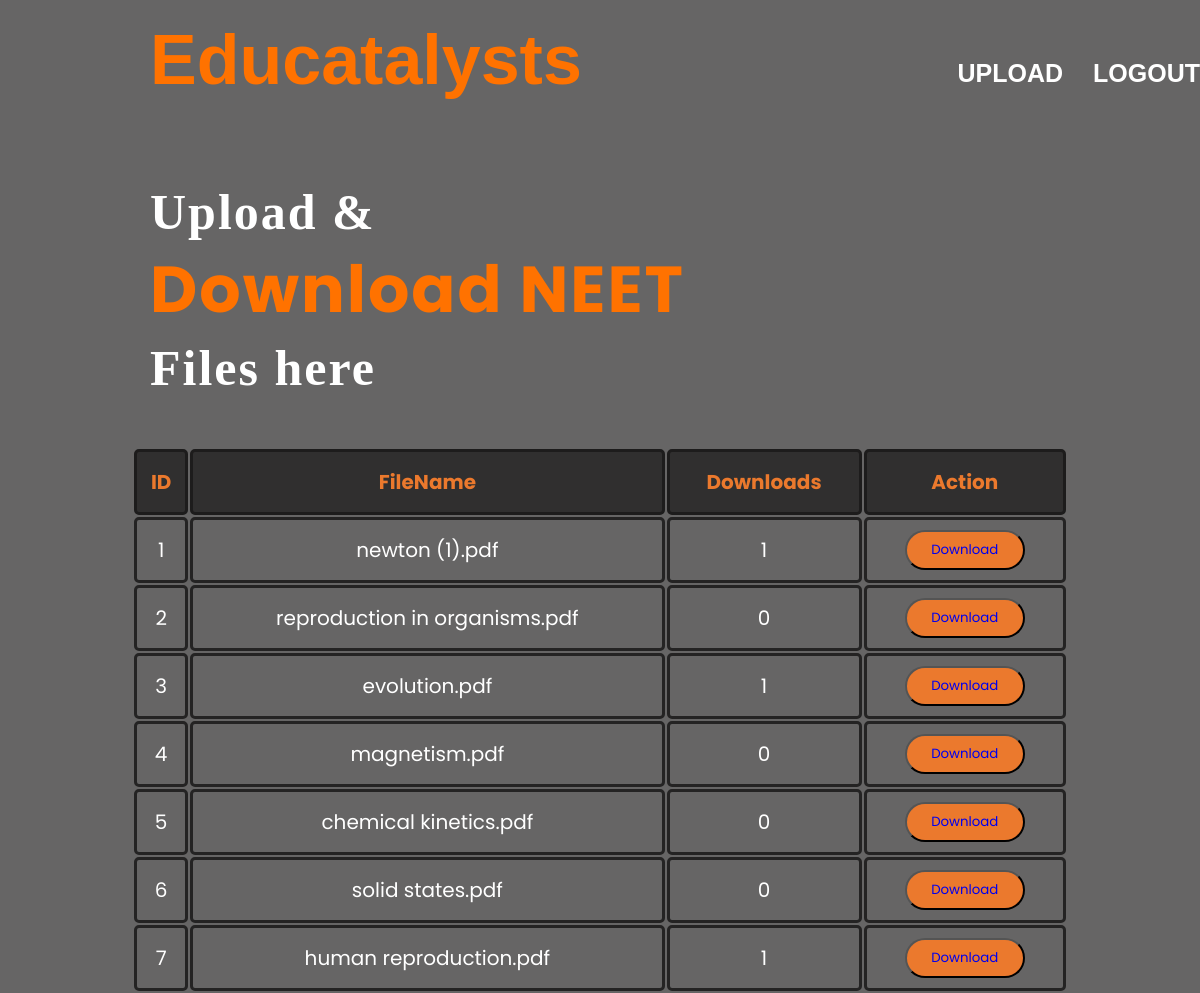
The page /neet_notes_user_dwnld.php on the database its author committed.
### tables this page shows
CREATE TABLE `neetnotes` (
  `id` int(11) NOT NULL,
  `filename` varchar(255) NOT NULL,
  `size` int(11) NOT NULL,
  `downloads` int(11) NOT NULL
);

### neet_notes_user_db.php (called while the page is built, shortened)
<?php
$conn = mysqli_connect("localhost","root","","userreg");
$sql = "SELECT * FROM neetnotes";
$result = mysqli_query($conn,$sql);
$files = mysqli_fetch_all($result,MYSQLI_ASSOC);
?>

### neet_notes_user_dwnld.php (the view, shortened to what this page needs)
<?php include 'neet_notes_user_db.php'; ?>
<!DOCTYPE html>
<html lang="en">
<head>
    <link rel="stylesheet" type="text/css" href="downloadstyle.css">
    <link rel="stylesheet" href="sidebar_left.css">
</head>
<body>
<div class="main_box">
    <div class="btn_one">
      <label for="check">
        <i class="fas fa-bars"></i>
      </label>
    </div>
    <div class="main">
        <div class="navbar">
            <div class="icon">
                <h2 class="logo">Educatalysts</h2>
            </div>
            <div class="menu">
                <ul class="navbar-2">
                    <li><a href="neet_notes_user_upload.php">UPLOAD</a></li>
                    <li><a href="logout.php">LOGOUT</a></li>
                </ul>
            </div>
        </div>
        <div class="content">
            <h1>Upload & <br><span>Download NEET</span> <br>Files here</h1>
  <div class=row>
     <table>
          <thead>
            <th>ID</th>
            <th>FileName</th>
            <th>Downloads</th>
            <th>Action</th>
          </thead>
         <tbody>
              <?php foreach($files as $file): ?>
                 <tr>
                     <td><?php echo $file['id'];?></td>
                     <td><?php echo $file['filename'];?></td>
                     <td><?php echo $file['downloads'];?></td>
                     <td>
                         <a style="text-decoration:none;" href="neet_notes_user_dwnld.php?file_id=<?php echo $file['id']?>"><button class="download_button">Download</a></button>
                     </td>
                 </tr>
                    <?php endforeach ;?>
         </tbody>
              </table>
  </div>
        </div>
      </div>
    </div>
</body>
</html>

### downloadstyle.css (style rules this page uses)
* { margin: 0; padding: 0; }
body { background-color: rgb(102, 101, 101); }
.main { width: 100%; background-color: rgb(102, 101, 101); background-position: center; background-size: cover; height: 100%; }
.navbar { width: 1200px; height: 75px; margin: auto; }
.icon { width: 200px; float: left; height: 70px; }
.logo { color: #ff7200; font-size: 70px; font-family: Arial; padding-left: 150px; float: left; padding-top: 15px; margin-top: 5px }
.menu { width: 400px; float: right; height: 70px; }
.navbar-2 { float: right; display: flex; justify-content: center; align-items: center; }
.navbar-2 li { list-style: none; margin-left: 30px; margin-top: 50px; font-size: 30px; }
.navbar-2 li a { text-decoration: none; color: #fff; font-size: 25px; font-family: Arial; font-weight: bold; transition: 0.4s ease-in-out; }
.content { width: 1200px; height: auto; margin: auto; color: #fff; position: relative; }
.content h1 { font-family: 'Times New Roman'; font-size: 50px; padding-left: 150px; margin-top: 9%; letter-spacing: 2px; }
.content span { color: #ff7200; font-size: 65px }
::placeholder { color: #fff; font-family: Arial; }
.download_button { height: 40px; width: 120px; border-radius: 25px; background-color: rgb(235, 121, 45); text-decoration: none; }
table { width: 78%; border-collapse: separate; margin: 100px auto; margin-top: 50px; text-align: center; }
table th { color: rgb(235, 121, 45); background-color: rgba(36, 34, 34, 0.8); border-color: rgba(29, 28, 28, 1); }
th, td { height: 50px; vertical-align: center; border: 2px solid rgba(29, 28, 28, 0.9); text-align: center; font-size: 20px; border-radius: 5px; border-width: 3px; padding: 5px; }

### sidebar_left.css (style rules this page uses)
* { margin: 0; padding: 0; font-family: 'Poppins', sans-serif; }
.main_box { position: absolute; height: 100vh; width: 100%; }
.main_box .btn_one i { color: #fff; font-size: 30px; font-weight: 700; position: absolute; left : 16px; line-height: 60px; cursor: pointer; opacity: 1; transition: all 0.3s linear; }

### rows shown on the page
neetnotes: id "1", filename "newton (1).pdf", downloads "1"
neetnotes: id "2", filename "reproduction in organisms.pdf", downloads "0"
neetnotes: id "3", filename "evolution.pdf", downloads "1"
neetnotes: id "4", filename "magnetism.pdf", downloads "0"
neetnotes: id "5", filename "chemical kinetics.pdf", downloads "0"
neetnotes: id "6", filename "solid states.pdf", downloads "0"
neetnotes: id "7", filename "human reproduction.pdf", downloads "1"
